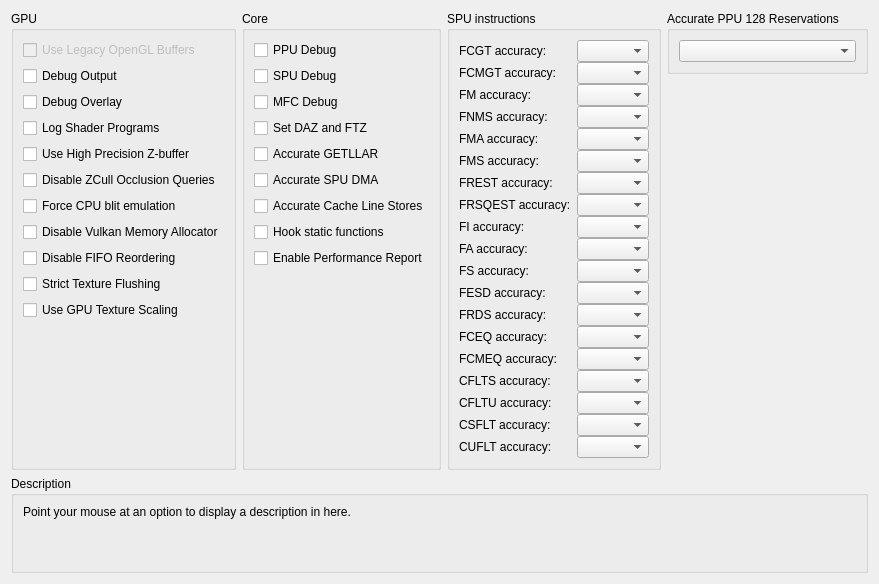
     <widget class="QWidget" name="debugTab">
      <attribute name="title">
       <string>Debug</string>
      </attribute>
      <layout class="QVBoxLayout" name="debugTab_layout" stretch="0,1,0">
       <item>
        <layout class="QHBoxLayout" name="debugTabLayout" stretch="1,1,1,0">
         <item>
          <widget class="QGroupBox" name="gb_debug_gpu">
           <property name="enabled">
            <bool>true</bool>
           </property>
           <property name="title">
            <string>GPU</string>
           </property>
           <property name="alignment">
            <set>Qt::AlignLeading|Qt::AlignLeft|Qt::AlignTop</set>
           </property>
           <layout class="QVBoxLayout" name="gb_debug_gpu_layout">
            <item alignment="Qt::AlignTop">
             <widget class="QCheckBox" name="glLegacyBuffers">
              <property name="enabled">
               <bool>false</bool>
              </property>
              <property name="text">
               <string>Use Legacy OpenGL Buffers</string>
              </property>
             </widget>
            </item>
            <item alignment="Qt::AlignTop">
             <widget class="QCheckBox" name="debugOutput">
              <property name="text">
               <string>Debug Output</string>
              </property>
             </widget>
            </item>
            <item>
             <widget class="QCheckBox" name="debugOverlay">
              <property name="text">
               <string>Debug Overlay</string>
              </property>
             </widget>
            </item>
            <item>
             <widget class="QCheckBox" name="logProg">
              <property name="text">
               <string>Log Shader Programs</string>
              </property>
             </widget>
            </item>
            <item alignment="Qt::AlignTop">
             <widget class="QCheckBox" name="forceHighpZ">
              <property name="text">
               <string>Use High Precision Z-buffer</string>
              </property>
             </widget>
            </item>
            <item>
             <widget class="QCheckBox" name="disableHwOcclusionQueries">
              <property name="text">
               <string>Disable ZCull Occlusion Queries</string>
              </property>
             </widget>
            </item>
            <item>
             <widget class="QCheckBox" name="forceCpuBlitEmulation">
              <property name="text">
               <string>Force CPU blit emulation</string>
              </property>
             </widget>
            </item>
            <item>
             <widget class="QCheckBox" name="disableVulkanMemAllocator">
              <property name="text">
               <string>Disable Vulkan Memory Allocator</string>
              </property>
             </widget>
            </item>
            <item>
             <widget class="QCheckBox" name="disableFIFOReordering">
              <property name="text">
               <string>Disable FIFO Reordering</string>
              </property>
             </widget>
            </item>
            <item>
             <widget class="QCheckBox" name="strictTextureFlushing">
              <property name="text">
               <string>Strict Texture Flushing</string>
              </property>
             </widget>
            </item>
            <item>
             <widget class="QCheckBox" name="gpuTextureScaling">
              <property name="text">
               <string>Use GPU Texture Scaling</string>
              </property>
             </widget>
            </item>
            <item>
             <spacer name="verticalSpacerDebugGPU">
              <property name="orientation">
               <enum>Qt::Vertical</enum>
              </property>
              <property name="sizeType">
               <enum>QSizePolicy::MinimumExpanding</enum>
              </property>
              <property name="sizeHint" stdset="0">
               <size>
                <width>0</width>
                <height>0</height>
               </size>
              </property>
             </spacer>
            </item>
           </layout>
          </widget>
         </item>
         <item>
          <widget class="QGroupBox" name="gb_debug_core">
           <property name="title">
            <string>Core</string>
           </property>
           <layout class="QVBoxLayout" name="gb_debug_core_layout">
            <item>
             <widget class="QCheckBox" name="ppuDebug">
              <property name="text">
               <string>PPU Debug</string>
              </property>
             </widget>
            </item>
            <item>
             <widget class="QCheckBox" name="spuDebug">
              <property name="text">
               <string>SPU Debug</string>
              </property>
             </widget>
            </item>
            <item>
             <widget class="QCheckBox" name="mfcDebug">
              <property name="text">
               <string>MFC Debug</string>
              </property>
             </widget>
            </item>
            <item>
             <widget class="QCheckBox" name="setDAZandFTZ">
              <property name="text">
               <string>Set DAZ and FTZ</string>
              </property>
             </widget>
            </item>
            <item>
             <widget class="QCheckBox" name="accurateGETLLAR">
              <property name="text">
               <string>Accurate GETLLAR</string>
              </property>
             </widget>
            </item>
            <item>
             <widget class="QCheckBox" name="accurateSpuDMA">
              <property name="text">
               <string>Accurate SPU DMA</string>
              </property>
             </widget>
            </item>
            <item>
             <widget class="QCheckBox" name="accurateClineStores">
              <property name="text">
               <string>Accurate Cache Line Stores</string>
              </property>
             </widget>
            </item>
            <item>
             <widget class="QCheckBox" name="hookStFunc">
              <property name="text">
               <string>Hook static functions</string>
              </property>
             </widget>
            </item>
            <item>
             <widget class="QCheckBox" name="perfReport">
              <property name="text">
               <string>Enable Performance Report</string>
              </property>
             </widget>
            </item>
            <item>
             <spacer name="verticalSpacerDebugCore">
              <property name="orientation">
               <enum>Qt::Vertical</enum>
              </property>
              <property name="sizeType">
               <enum>QSizePolicy::MinimumExpanding</enum>
              </property>
              <property name="sizeHint" stdset="0">
               <size>
                <width>0</width>
                <height>0</height>
               </size>
              </property>
             </spacer>
            </item>
           </layout>
          </widget>
         </item>
         <item>
          <widget class="QGroupBox" name="gb_spuInstructions">
           <property name="title">
            <string>SPU instructions</string>
           </property>
           <layout class="QFormLayout" name="formLayout">
            <property name="verticalSpacing">
             <number>0</number>
            </property>
            <item row="0" column="0">
             <widget class="QLabel" name="lbl_fcgt">
              <property name="text">
               <string>FCGT accuracy:</string>
              </property>
             </widget>
            </item>
            <item row="0" column="1">
             <widget class="QComboBox" name="spuAccuracyFCGT"/>
            </item>
            <item row="2" column="0">
             <widget class="QLabel" name="lbl_fcmgt">
              <property name="text">
               <string>FCMGT accuracy:</string>
              </property>
             </widget>
            </item>
            <item row="2" column="1">
             <widget class="QComboBox" name="spuAccuracyFCMGT"/>
            </item>
            <item row="3" column="0">
             <widget class="QLabel" name="lbl_fm">
              <property name="text">
               <string>FM accuracy:</string>
              </property>
             </widget>
            </item>
            <item row="4" column="0">
             <widget class="QLabel" name="lbl_fnms">
              <property name="text">
               <string>FNMS accuracy:</string>
              </property>
             </widget>
            </item>
            <item row="5" column="0">
             <widget class="QLabel" name="lbl_fma">
              <property name="text">
               <string>FMA accuracy:</string>
              </property>
             </widget>
            </item>
            <item row="6" column="0">
             <widget class="QLabel" name="lbl_fms">
              <property name="text">
               <string>FMS accuracy:</string>
              </property>
             </widget>
            </item>
            <item row="7" column="0">
             <widget class="QLabel" name="lbl_frest">
              <property name="text">
               <string>FREST accuracy:</string>
              </property>
             </widget>
            </item>
            <item row="8" column="0">
             <widget class="QLabel" name="lbl_frsqest">
              <property name="text">
               <string>FRSQEST accuracy:</string>
              </property>
             </widget>
            </item>
            <item row="9" column="0">
             <widget class="QLabel" name="lbl_fi">
              <property name="text">
               <string>FI accuracy:</string>
              </property>
             </widget>
            </item>
            <item row="10" column="0">
             <widget class="QLabel" name="lbl_fa">
              <property name="text">
               <string>FA accuracy:</string>
              </property>
             </widget>
            </item>
            <item row="11" column="0">
             <widget class="QLabel" name="lbl_fs">
              <property name="text">
               <string>FS accuracy:</string>
              </property>
             </widget>
            </item>
            <item row="12" column="0">
             <widget class="QLabel" name="lbl_fesd">
              <property name="text">
               <string>FESD accuracy:</string>
              </property>
             </widget>
            </item>
            <item row="13" column="0">
             <widget class="QLabel" name="lbl_frds">
              <property name="text">
               <string>FRDS accuracy:</string>
              </property>
             </widget>
            </item>
            <item row="14" column="0">
             <widget class="QLabel" name="lbl_fceq">
              <property name="text">
               <string>FCEQ accuracy:</string>
              </property>
             </widget>
            </item>
            <item row="15" column="0">
             <widget class="QLabel" name="llb_fcmeq">
              <property name="text">
               <string>FCMEQ accuracy:</string>
              </property>
             </widget>
            </item>
            <item row="16" column="0">
             <widget class="QLabel" name="lbl_cflts">
              <property name="text">
               <string>CFLTS accuracy:</string>
              </property>
             </widget>
            </item>
            <item row="17" column="0">
             <widget class="QLabel" name="lbl_clftu">
              <property name="text">
               <string>CFLTU accuracy:</string>
              </property>
             </widget>
            </item>
            <item row="18" column="0">
             <widget class="QLabel" name="lbl_csflt">
              <property name="text">
               <string>CSFLT accuracy:</string>
              </property>
             </widget>
            </item>
            <item row="19" column="0">
             <widget class="QLabel" name="lbl_cuflt">
              <property name="text">
               <string>CUFLT accuracy:</string>
              </property>
             </widget>
            </item>
            <item row="3" column="1">
             <widget class="QComboBox" name="spuAccuracyFM"/>
            </item>
            <item row="4" column="1">
             <widget class="QComboBox" name="spuAccuracyFNMS"/>
            </item>
            <item row="5" column="1">
             <widget class="QComboBox" name="spuAccuracyFMA"/>
            </item>
            <item row="6" column="1">
             <widget class="QComboBox" name="spuAccuracyFMS"/>
            </item>
            <item row="7" column="1">
             <widget class="QComboBox" name="spuAccuracyFREST"/>
            </item>
            <item row="8" column="1">
             <widget class="QComboBox" name="spuAccuracyFRSQEST"/>
            </item>
            <item row="9" column="1">
             <widget class="QComboBox" name="spuAccuracyFI"/>
            </item>
            <item row="10" column="1">
             <widget class="QComboBox" name="spuAccuracyFA"/>
            </item>
            <item row="11" column="1">
             <widget class="QComboBox" name="spuAccuracyFS"/>
            </item>
            <item row="12" column="1">
             <widget class="QComboBox" name="spuAccuracyFESD"/>
            </item>
            <item row="13" column="1">
             <widget class="QComboBox" name="spuAccuracyFRDS"/>
            </item>
            <item row="14" column="1">
             <widget class="QComboBox" name="spuAccuracyFCEQ"/>
            </item>
            <item row="15" column="1">
             <widget class="QComboBox" name="spuAccuracyFCMEQ"/>
            </item>
            <item row="16" column="1">
             <widget class="QComboBox" name="spuAccuracyCFLTS"/>
            </item>
            <item row="17" column="1">
             <widget class="QComboBox" name="spuAccuracyCFLTU"/>
            </item>
            <item row="18" column="1">
             <widget class="QComboBox" name="spuAccuracyCSFLT"/>
            </item>
            <item row="19" column="1">
             <widget class="QComboBox" name="spuAccuracyCUFLT"/>
            </item>
           </layout>
          </widget>
         </item>
         <item>
          <widget class="QWidget" name="debug_more_stuff" native="true">
           <layout class="QVBoxLayout" name="debug_more_stuff_layout">
            <property name="leftMargin">
             <number>0</number>
            </property>
            <property name="topMargin">
             <number>0</number>
            </property>
            <property name="rightMargin">
             <number>0</number>
            </property>
            <property name="bottomMargin">
             <number>0</number>
            </property>
            <item>
             <widget class="QGroupBox" name="gb_accurate_ppu_128">
              <property name="title">
               <string>Accurate PPU 128 Reservations</string>
              </property>
              <layout class="QVBoxLayout" name="gb_accurate_ppu_128_layout">
               <item>
                <widget class="QComboBox" name="combo_accurate_ppu_128"/>
               </item>
              </layout>
             </widget>
            </item>
            <item>
             <spacer name="verticalSpacerDebugMore">
              <property name="orientation">
               <enum>Qt::Vertical</enum>
              </property>
              <property name="sizeType">
               <enum>QSizePolicy::MinimumExpanding</enum>
              </property>
              <property name="sizeHint" stdset="0">
               <size>
                <width>0</width>
                <height>0</height>
               </size>
              </property>
             </spacer>
            </item>
           </layout>
          </widget>
         </item>
        </layout>
       </item>
       <item>
        <spacer name="debugTabSpacer">
         <property name="orientation">
          <enum>Qt::Vertical</enum>
         </property>
         <property name="sizeType">
          <enum>QSizePolicy::MinimumExpanding</enum>
         </property>
         <property name="sizeHint" stdset="0">
          <size>
           <width>0</width>
           <height>0</height>
          </size>
         </property>
        </spacer>
       </item>
       <item>
        <widget class="QGroupBox" name="gb_description_debug">
         <property name="title">
          <string>Description</string>
         </property>
         <layout class="QVBoxLayout" name="gb_description_debug_layout">
          <item>
           <widget class="QLabel" name="description_debug">
            <property name="text">
             <string>Point your mouse at an option to display a description in here.


</string>
            </property>
            <property name="textFormat">
             <enum>Qt::PlainText</enum>
            </property>
            <property name="alignment">
             <set>Qt::AlignLeading|Qt::AlignLeft|Qt::AlignTop</set>
            </property>
            <property name="wordWrap">
             <bool>true</bool>
            </property>
           </widget>
          </item>
         </layout>
        </widget>
       </item>
      </layout>
     </widget>
